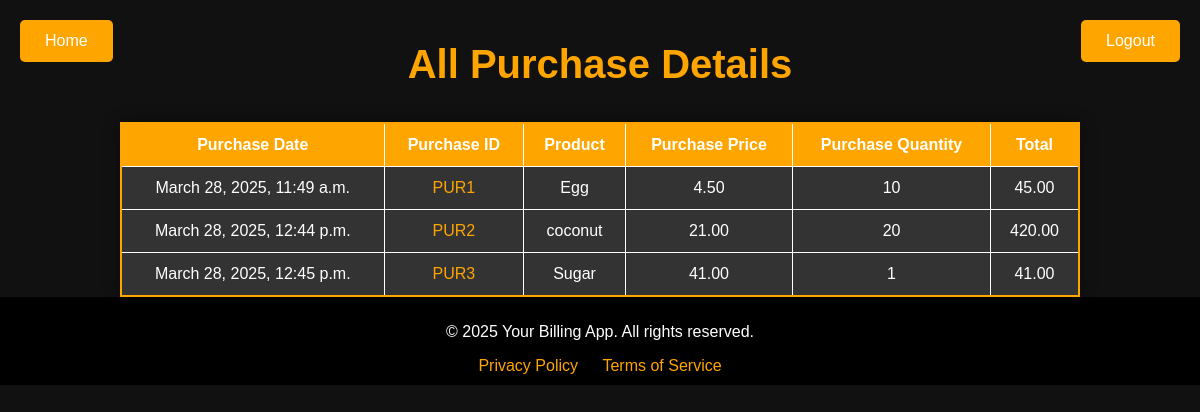
Screenshot of /purchasedetails/ with the database file from the repository.
### zero/models.py (models this page shows, shortened)
class PurchaseList(models.Model):
	purchaseid = models.AutoField(auto_created=True,primary_key=True)
	product = models.ForeignKey(Products, on_delete=models.CASCADE)
	purchaseprice = models.DecimalField(max_digits=5,decimal_places=2, default = 0)
	purchaseqnty = models.IntegerField(default = 0)
	purchasedate = models.DateTimeField(auto_now=True)
	total = models.DecimalField(max_digits=5,decimal_places=2,default=0)

class Products(models.Model):
	productid = models.AutoField(auto_created=True,primary_key=True)
	productname = models.CharField(max_length = 200)
	price = models.DecimalField(max_digits=5,decimal_places=2)
	purchaseprice = models.DecimalField(max_digits=5,decimal_places=2, default = 0)
	inwardqnty = models.IntegerField(default = 0)
	purchasedate = models.DateTimeField(auto_now=True)
	def __str__ (self):
		return self.productname

### zero/views.py (the view)
# urls.py: path('purchasedetails/', views.purchasedetails, name = "purchasedetails"),
def purchasedetails(request):
	purchases = PurchaseList.objects.all()
	context = {'purchases':purchases,}
	return render(request, 'purchasedetails.html', context)

### zero/templates/zero/purchasedetails.html (shortened to what this page needs)
<!DOCTYPE html>
<html lang="en">
<head>
</head>
<body>
    <div class="header-buttons">
        <a href="{% url 'home' %}">
            <button>Home</button>
        </a>
        <a href="#">
            <button>Logout</button>
        </a>
    </div>
    <h1>All Purchase Details</h1>
    <table>
        <thead>
            <tr>
                <th>Purchase Date</th>
                <th>Purchase ID</th>
                <th>Product</th>
                <th>Purchase Price</th>
		<th>Purchase Quantity</th>
		<th>Total</th>
            </tr>
        </thead>
        <tbody>
            {% for purchase in purchases %}
                <tr>
                    <td>{{ purchase.purchasedate }}</td>
                    <td><a href="#">PUR{{ purchase.purchaseid }}</a></td>
                    <td>{{ purchase.product }}</td>
                    <td>{{ purchase.purchaseprice }}</td>
      	            <td>{{ purchase.purchaseqnty }}</td>
        	    <td>{{ purchase.total }}</td>
                </tr>
            {% endfor %}
        </tbody>
    </table>
    <footer>
        <p>© 2025 Your Billing App. All rights reserved.</p>
        <a href="#">Privacy Policy</a>
        <a href="#">Terms of Service</a>
    </footer>
</body>
</html>

### zero/templates/zero/purchasedetails.html (style rules this page uses)
body { font-family: Arial, sans-serif; background-color: #111; color: white; margin: 0; padding: 0; box-sizing: border-box; }
h1 { text-align: center; color: orange; padding: 15px 0; font-size: 2.5em; margin-bottom: 10px; }
.header-buttons { position: absolute; top: 20px; left: 20px; right: 20px; display: flex; justify-content: space-between; width: calc(100% - 40px); }
.header-buttons button { background-color: orange; color: white; border: none; padding: 12px 25px; font-size: 16px; cursor: pointer; border-radius: 5px; transition: background-color 0.3s ease; }
table { width: 80%; margin: 20px auto 0; border-collapse: collapse; background-color: #222; border: 2px solid orange; border-radius: 8px; box-shadow: 0 0 15px rgba(0, 0, 0, 0.5); }
th, td { padding: 12px; text-align: center; font-size: 16px; border: 1px solid white; }
th { background-color: orange; color: white; }
td { background-color: #333; color: white; }
button { background-color: orange; color: white; border: none; padding: 12px 25px; font-size: 16px; cursor: pointer; border-radius: 5px; transition: background-color 0.3s ease; }
a { color: orange; text-decoration: none; }
footer { text-align: center; background-color: black; color: white; padding: 10px 0; width: 100%; position: relative; }
footer a { color: orange; text-decoration: none; margin: 0 10px; }

### rows the page displays
PurchaseList: purchasedate "March 28, 2025, 11:49 a.m.", purchaseid "1", product "Egg", purchaseprice "4.50", purchaseqnty "10", total "45.00"
PurchaseList: purchasedate "March 28, 2025, 12:44 p.m.", purchaseid "2", product "coconut", purchaseprice "21.00", purchaseqnty "20", total "420.00"
PurchaseList: purchasedate "March 28, 2025, 12:45 p.m.", purchaseid "3", product "Sugar", purchaseprice "41.00", purchaseqnty "1", total "41.00"
